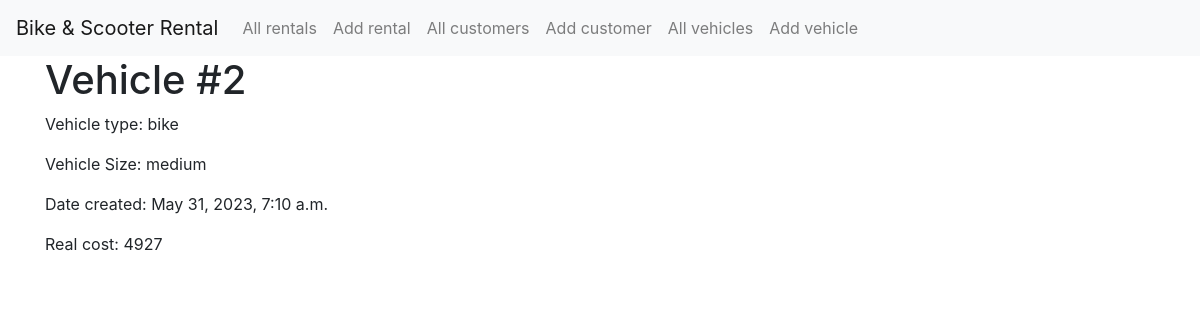
The app's page /rent/vehicle/2 with its own data.
### rent/models.py (models this page shows, shortened)
class Vehicle(models.Model):
    vehicle_type = models.ForeignKey(VehicleType, on_delete=models.CASCADE)
    vehicle_size = models.ForeignKey(VehicleSize, on_delete=models.CASCADE)
    date_created = models.DateTimeField(auto_now_add=True)
    real_cost = models.IntegerField()

class VehicleType(models.Model):
    name = models.CharField(max_length=100)
    def __str__(self):
        return self.name

class VehicleSize(models.Model):
    name = models.CharField(max_length=100)
    def __str__(self):
        return self.name

### rent/views.py (the view)
# urls.py: path('rent/vehicle/', views.all_vehicles, name='all_vehicles'),
def vehicle(request, pk):
    chosen_vehicle = Vehicle.objects.get(id=pk)
    context = {
        'title': f'Vehicle #{chosen_vehicle.id}',
        'vehicle': chosen_vehicle,
    }
    return render(request, 'rent/vehicle.html', context)

### rent/templates/rent/vehicle.html
{% extends 'rent/base.html' %}
{% block content %}
    <div class="container">
        <h1>Vehicle #{{ vehicle.id }}</h1>
        <p>Vehicle type: {{ vehicle.vehicle_type }}</p>
        <p>Vehicle Size: {{ vehicle.vehicle_size }}</p>
        <p>Date created: {{ vehicle.date_created }}</p>
        <p>Real cost: {{ vehicle.real_cost }}</p>
    </div>
{% endblock content %}

### records on screen
Vehicle: id "2", vehicle_type "bike", vehicle_size "medium", date_created "May 31, 2023, 7:10 a.m.", real_cost "4927"
